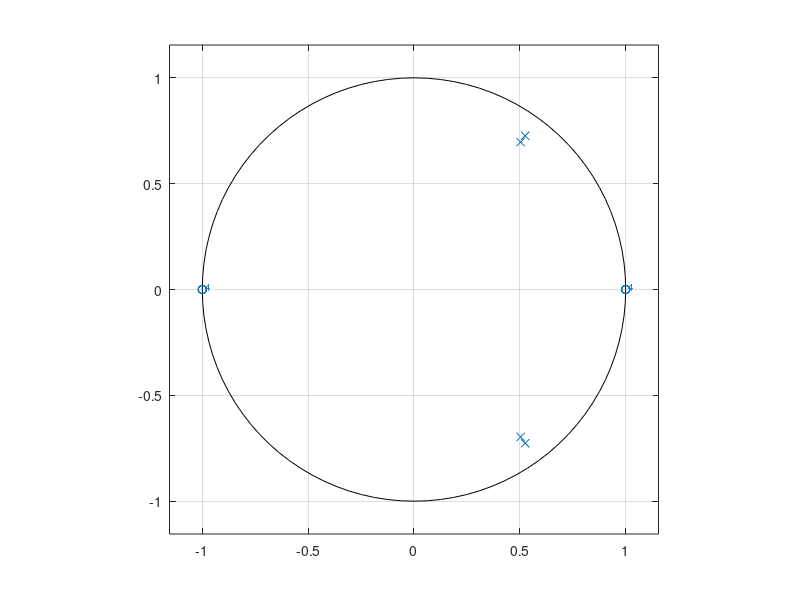
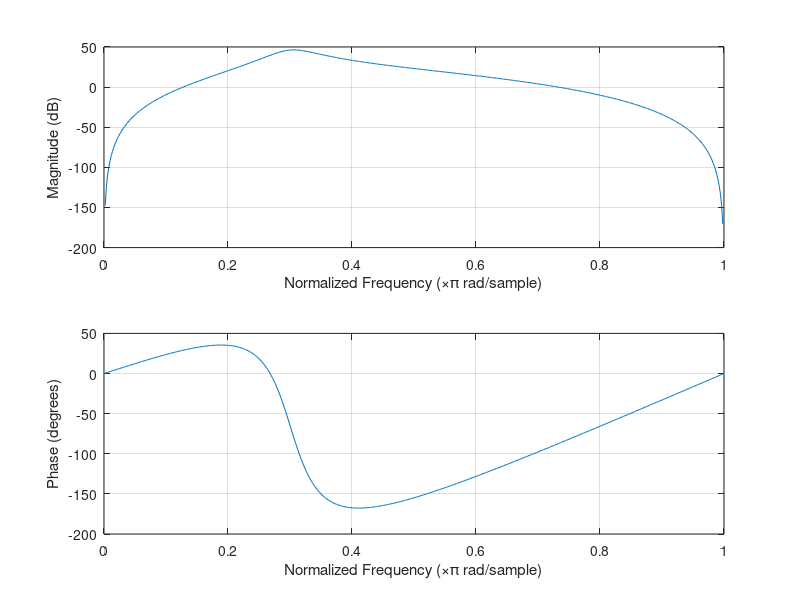

Reproduce these figures in MATLAB, in order.
clear all
close all
z=[1 1 1 1 -1 -1 -1 -1]';
p=[0.8595*exp(2*0.4723*j) .8962*exp(2*0.4723*j) .8962*exp(-2*0.4723*j) 0.8595*exp(-2*0.4723*j)]';
zplane(z,p)
[b,a] = zp2tf(z,p,1);
figure
freqz(b,a)